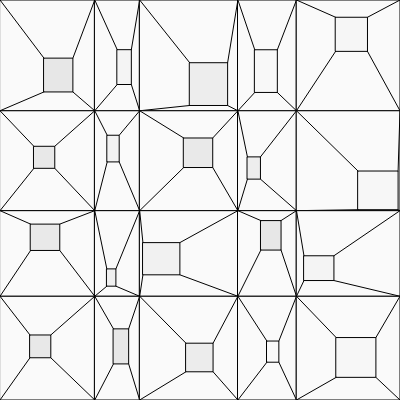
Frame 1 (no input)
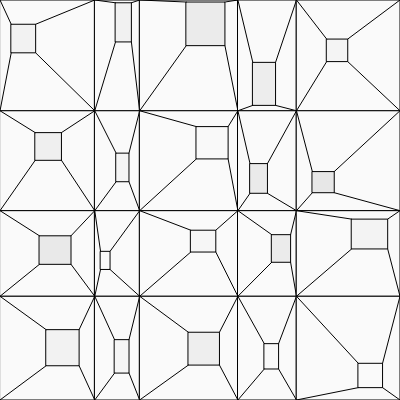
Frame 2 (the mouse pressed at the canvas centre, redrawn once)

The p5.js sketch that drew these frames (run headless with seeded random() and noise() and a simulated clock; the mouse was pressed at the canvas centre and the sketch redrawn once):

// p5.js sketch
// ── sketch.js
/**
 * Compilation: NonuniformGrid.js
 * Dependencies: p5.js
 * Data files: none
 * 
 * Generates a non-uniform grid pattern with variable column widths 
 * and row heights.Each grid cell contains a nested inner rectangle 
 * with random offset and corner connections. 
 * 
 * Algorithm: Random grid generation with scaling
 * - Generate random base dimensions for columns and rows
 * - Scale dimensions proportionally to fit canvas
 * - For each cell, draw outer rectangle with nested inner rectangle
 * - Inner rectangles have random margins and positional offsets
 * - Connect outer and inner rectangle corners with diagonal lines
 * 
 * Scaling approach: Random base dimensions are normalized and scaled to fill
 * the canvas exactly, maintaining aspect ratios while fitting bounds.
 *
 * For additional information, see:
 *
 * @author Chloe Choi
 * @author Alexandros Haridis
 */

// Grid configuration
const COLS = 5;  // number of columns in grid
const ROWS = 4;  // number of rows in grid

// Random dimension parameters
const MIN_BASE_DIM = 20;   // minimum base dimension for columns/rows
const MAX_BASE_DIM = 100;  // maximum base dimension for columns/rows

// Inner rectangle parameters
const MIN_MARGIN = 0.3;    // minimum margin as fraction of cell size
const MAX_MARGIN = 0.4;    // maximum margin as fraction of cell size
const MAX_OFFSET = 0.3;    // maximum random offset as fraction of cell size

// Global state
let baseColWidths = [];    // random base widths for each column
let baseRowHeights = [];   // random base heights for each row

/**
 * Initialize canvas and generate grid
 * @effects creates canvas, generates random grid dimensions, and sets drawing to static mode
 */
function setup() {
  createCanvas(400, 400);
  generateRandomGrid();
  noLoop();
}

/**
 * Main rendering loop
 * 
 * Algorithm:
 * 1. Calculate total base dimensions (sum of random column widths and row heights)
 * 2. Compute scaling factors to fit canvas (width/totalBaseW, height/totalBaseH)
 * 3. For each cell in grid:
 *    a. Scale base dimensions to actual pixel dimensions
 *    b. Draw outer rectangle at calculated position
 *    c. Draw inner rectangle with random margin and offset
 *    d. Connect corners of outer and inner rectangles
 * 
 * The scaling ensures that regardless of random base dimensions, the grid
 * always fills the entire canvas exactly.
 * 
 * @requires setup() has been called and grid dimensions generated
 * @effects draws random grid pattern with nested rectangles to canvas
 */
function draw() {
  background(250);  // off-white background
  stroke(0);        // black outlines
  noFill();
  
  // Calculate total base dimensions
  let totalBaseW = 0;
  for (let i = 0; i < baseColWidths.length; i++) {
    totalBaseW += baseColWidths[i];
  }
  
  let totalBaseH = 0;
  for (let j = 0; j < baseRowHeights.length; j++) {
    totalBaseH += baseRowHeights[j];
  }
  
  // Compute scaling factors to fit canvas
  // These convert base units to pixel dimensions
  const scaleX = width / totalBaseW;
  const scaleY = height / totalBaseH;
  
  // Render grid cells
  let y = 0;
  for (let r = 0; r < ROWS; r++) {
    const rowH = baseRowHeights[r] * scaleY;
    let x = 0;
    
    for (let c = 0; c < COLS; c++) {
      const colW = baseColWidths[c] * scaleX;
      
      // Draw cell with nested inner rectangle and corner connections
      drawCellWithInner(x, y, colW, rowH);
      
      x += colW;
    }
    
    y += rowH;
  }
}

/**
 * Generate random base dimensions for grid
 * 
 * Creates random widths for each column and random heights for each row.
 * These base dimensions will be scaled to fit the canvas during rendering.
 * 
 * @effects populates global baseColWidths and baseRowHeights arrays with random values
 */
function generateRandomGrid() {
  baseColWidths = [];
  baseRowHeights = [];
  
  // Generate random base width for each column
  for (let i = 0; i < COLS; i++) {
    baseColWidths.push(random(MIN_BASE_DIM, MAX_BASE_DIM));
  }
  
  // Generate random base height for each row
  for (let j = 0; j < ROWS; j++) {
    baseRowHeights.push(random(MIN_BASE_DIM, MAX_BASE_DIM));
  }
}

/**
 * Draw a grid cell with nested inner rectangle and corner connections
 * 
 * Algorithm:
 * 1. Draw outer rectangle at cell position
 * 2. Calculate inner rectangle dimensions with random margin
 * 3. Apply random positional offset to inner rectangle
 * 4. Draw inner rectangle with random fill shade
 * 5. Connect corresponding corners of outer and inner rectangles
 * 
 * The random margin (30-40% of cell size) and offset (±30% of cell size)
 * create organic variation while maintaining clear visual relationships.
 * 
 * @param {number} x - x-coordinate of cell's top-left corner
 * @param {number} y - y-coordinate of cell's top-left corner
 * @param {number} w - width of cell in pixels
 * @param {number} h - height of cell in pixels
 * @effects draws outer rectangle, inner rectangle, and connecting lines
 */
function drawCellWithInner(x, y, w, h) {
  // Draw outer rectangle
  fill(250);  // off-white fill
  rect(x, y, w, h);
  
  // Calculate inner rectangle dimensions with random margin
  const margin = random(MIN_MARGIN, MAX_MARGIN);
  const iw = w * (1 - 2 * margin);
  const ih = h * (1 - 2 * margin);
  
  // Apply random offset (±30% of cell dimensions)
  const offsetX = random(-w * MAX_OFFSET, w * MAX_OFFSET);
  const offsetY = random(-h * MAX_OFFSET, h * MAX_OFFSET);
  
  // Calculate inner rectangle position (centered + offset)
  const ix = x + w * margin + offsetX;
  const iy = y + h * margin + offsetY;
  
  // Draw inner rectangle with random grayscale fill
  fill(random(230, 250));
  rect(ix, iy, iw, ih);
  
  // Draw corner connections between outer and inner rectangles
  line(x, y, ix, iy);                      // top-left to top-left
  line(x + w, y, ix + iw, iy);             // top-right to top-right
  line(x + w, y + h, ix + iw, iy + ih);    // bottom-right to bottom-right
  line(x, y + h, ix, iy + ih);             // bottom-left to bottom-left
}
